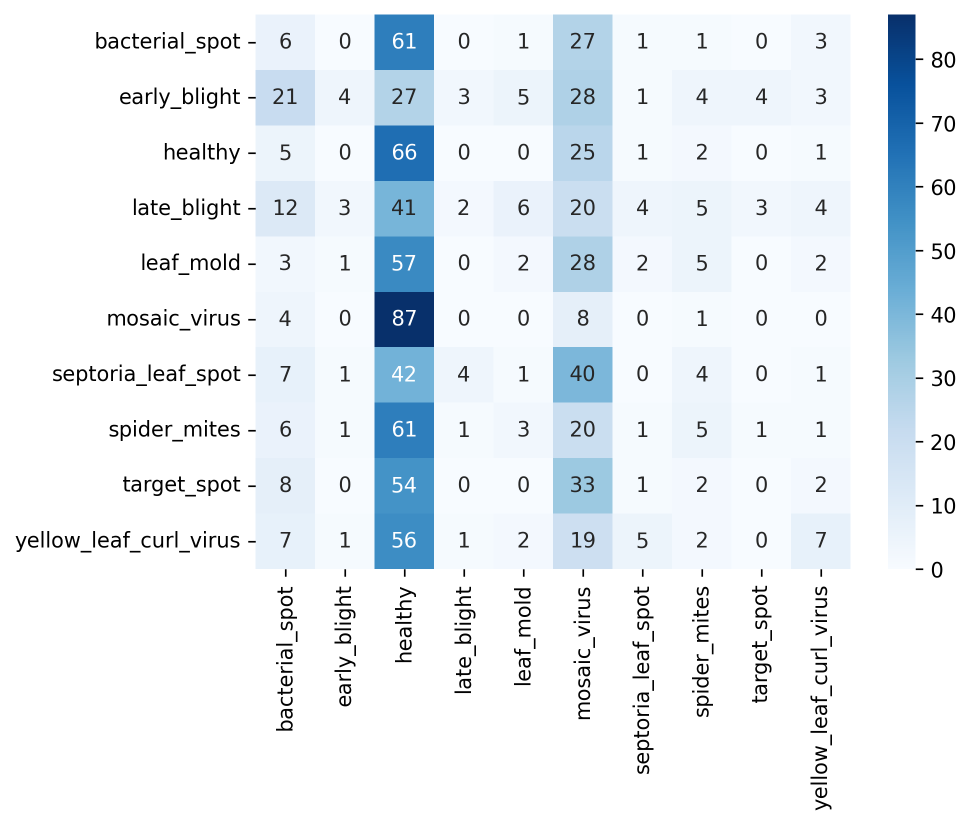
#> input picture results/hog/confusion_matrix_knn.png, 1943 x 1649 px, given as the content of the folder /kaggle/input/tomatoleaf/tomato/train, which was not available (shown at 1/2 size)
$ jupyter execute --allow-errors lbp_hsv.ipynb   (shell and % lines are left out)   (older library calls are emulated)   (text cells are left out)
#> lines starting #> are read from the running program, lines starting #| are printed output that depends on the picture; pictures that were not available may be replaced by others from this repository, and a replacement may not be noted
[cell 1]
import os
from collections import Counter
import pandas as pd
import matplotlib.pyplot as plt
import cv2
from tqdm import tqdm
import random
import matplotlib.gridspec as gridspec
import numpy as np
from skimage.feature import hog, local_binary_pattern
from sklearn.preprocessing import StandardScaler
from sklearn.preprocessing import LabelEncoder
from sklearn.neighbors import KNeighborsClassifier
from sklearn.ensemble import RandomForestClassifier
from sklearn.metrics import accuracy_score
from cuml.ensemble import RandomForestClassifier as cuRF
import cudf  # Thư viện tương tự pandas cho GPU
from sklearn.metrics import accuracy_score, classification_report, confusion_matrix
import itertools
from cuml.svm import SVC as cuSVC
from cuml.ensemble import RandomForestClassifier as cuRF
from cuml.neighbors import KNeighborsClassifier as cuKNN
from cuml.metrics import accuracy_score
from sklearn.metrics import accuracy_score, precision_score, recall_score, f1_score, confusion_matrix, classification_report, ConfusionMatrixDisplay
import gc
import matplotlib.pyplot as plt
import seaborn as sns
from sklearn.svm import SVC
from sklearn.decomposition import KernelPCA
import logging

[cell 2]
class ImageFileLabelExtractor:
    IMAGE_EXTENSIONS = {'.jpg', '.jpeg', '.png', '.bmp', '.gif', '.tiff', '.tif'}

    def __init__(self, root_dir):
        """
        Khởi tạo với thư mục gốc root_dir
        """
        self.root_dir = root_dir

    def is_image_file(self, filename):
        """
        Kiểm tra file có phải file ảnh hay không dựa vào phần mở rộng
        """
        ext = os.path.splitext(filename)[1].lower()
        return ext in self.IMAGE_EXTENSIONS

    def extract(self):
        """
        Duyệt qua tất cả các thư mục con, trả về list các tuple (đường_dẫn_file, nhãn)
        nhãn = tên thư mục chứa file
        Chỉ lấy các file có định dạng ảnh
        """
        data = []
        labels = []
        for dirpath, dirnames, filenames in os.walk(self.root_dir):
            label = os.path.basename(dirpath)
            for file in filenames:
                if self.is_image_file(file):
                    file_path = os.path.join(dirpath, file)
                    data.append(file_path)
                    labels.append(label)

        df = pd.DataFrame({
            'file_path': data,
            'label': labels
        })
        return df

[cell 3]
import cv2
import numpy as np
from typing import List

# [30 lines left out: function denoise_images, not called in this run]

[cell 4]
def load_images_from_df_cv2(df, target_size=(224, 224)):
    """
    df: pandas DataFrame với cột 'file_path' và 'label'

    target_size: Kích thước mới của ảnh sau khi resize (mặc định là (224, 224))

    Trả về:
    - DataFrame chứa các ảnh đã resize và nhãn tương ứng.
    """
    images = []
    labels = []

    for _, row in tqdm(df.iterrows(), total=len(df), desc="Loading and resizing images"):
        try:
            # Load ảnh bằng cv2 (mặc định ảnh dạng BGR)
            img = cv2.imread(row['file_path'], cv2.IMREAD_COLOR)
            if img is None:
                print(f"Warning: Không thể load ảnh {row['file_path']}")
                continue

            # Resize ảnh về kích thước target_size
            img_resized = cv2.resize(img, target_size)

            images.append(img_resized)
            labels.append(row['label'])
        except Exception as e:
            print(f"Error load ảnh {row['file_path']}: {e}")

    # Tạo DataFrame chứa ảnh đã resize và nhãn
    df_resized = pd.DataFrame({
        'image': images,
        'label': labels
    })

    return df_resized

[cell 5]
def edit_labels(df, label_column='label', mapping=None, func=None):
    """
    Chỉnh sửa nhãn trong DataFrame.

    Tham số:
    - df: pandas DataFrame có cột chứa nhãn
    - label_column: tên cột chứa nhãn (mặc định 'label')
    - mapping: dict ánh xạ {nhãn_cũ: nhãn_mới}, nếu có mapping thì dùng để thay nhãn
    - func: hàm nhận vào nhãn cũ trả về nhãn mới (nếu cần chỉnh sửa phức tạp hơn)

    Trả về:
    - DataFrame mới với nhãn đã chỉnh sửa

    Chú ý:
    - Nếu cả mapping và func cùng được truyền vào, sẽ ưu tiên dùng func.
    """

    df_copy = df.copy()

    if func is not None:
        df_copy[label_column] = df_copy[label_column].apply(func)
    elif mapping is not None:
        df_copy[label_column] = df_copy[label_column].map(mapping).fillna(df_copy[label_column])

    return df_copy

[cell 6]
class LabelStats:
    def __init__(self, df):
        """
        data: list các phần tử (ví dụ: đường dẫn file)
        labels: list nhãn tương ứng với data
        """
        self.df = df

    def get_num_classes(self):
        """
        Trả về số lượng lớp (số nhãn duy nhất)
        """
        return self.df['label'].nunique()

    def count_per_class(self):
        """
        Trả về Series thống kê số lượng phần tử của mỗi lớp, index là nhãn
        """
        return self.df['label'].value_counts()

    def summary(self):
        """
        In ra tổng quan về số lớp và số lượng từng lớp
        """
        num_classes = self.get_num_classes()
        counts = self.count_per_class()
        print(f"Tổng số lớp: {num_classes}")
        print("Số lượng mỗi lớp:")
        for label, count in counts.items():
            print(f" - Lớp '{label}': {count} phần tử")

    def plot_class_distribution(self, figsize=(10,6), color='skyblue'):
        counts = self.count_per_class()
        plt.figure(figsize=figsize)
        counts.plot(kind='bar', color=color)
        plt.xlabel('Class Label')
        plt.ylabel('Số lượng ảnh')
        plt.title('Biểu đồ thống kê số lượng ảnh mỗi class')
        plt.xticks(rotation=45)
        plt.tight_layout()
        plt.show()

[cell 7]
import matplotlib.pyplot as plt
import matplotlib.gridspec as gridspec
import random
import numpy as np
from PIL import Image

def plot_images_with_label_column(
    df,
    images_col='image',
    label_col='label',
    samples_per_class=5,
    figsize=(18, 2),
    grayscale=False  # Thêm tham số tùy chọn ảnh xám
):
    classes = df[label_col].unique()
    num_classes = len(classes)

    fig = plt.figure(figsize=(figsize[0], figsize[1]*num_classes))
    gs = gridspec.GridSpec(num_classes, samples_per_class + 1, width_ratios=[3] + [2]*samples_per_class)

    for row_idx, cls in enumerate(classes):
        ax_label = fig.add_subplot(gs[row_idx, 0])
        ax_label.axis('off')
        ax_label.text(0.5, 0.5, cls, fontsize=12, fontweight='bold', ha='center', va='center')

        class_images = df[df[label_col] == cls][images_col].tolist()
        sampled_images = random.sample(class_images, min(samples_per_class, len(class_images)))

        for col_idx in range(samples_per_class):
            ax = fig.add_subplot(gs[row_idx, col_idx + 1])
            ax.axis('off')

            if col_idx < len(sampled_images):
                img = sampled_images[col_idx]

                # Nếu là PIL Image, chuyển sang numpy array
                if isinstance(img, Image.Image):
                    img = np.array(img)

                if isinstance(img, np.ndarray):
                    # Nếu ảnh 3 kênh (color), chuyển BGR->RGB nếu cần
                    if len(img.shape) == 3 and img.shape[2] == 3:
                        img = img[..., ::-1]  # BGR->RGB giả định ảnh OpenCV

                    if grayscale:
                        # Nếu ảnh màu, chuyển sang xám
                        if len(img.shape) == 3:
                            img_gray = np.dot(img[...,:3], [0.2989, 0.5870, 0.1140])
                            ax.imshow(img_gray, cmap='gray')
                        else:
                            ax.imshow(img, cmap='gray')
                    else:
                        # Hiển thị ảnh màu hoặc ảnh xám có sẵn
                        if len(img.shape) == 2:
                            ax.imshow(img, cmap='gray')
                        else:
                            ax.imshow(img)
                else:
                    # Trường hợp khác (list, tensor,...)
                    ax.imshow(img)
            else:
                ax.set_visible(False)

    plt.tight_layout()
    plt.show()

[cell 8]
import cv2
import numpy as np
from typing import List

# [30 lines left out: function denoise_images, not called in this run]

[cell 9]
# [24 lines left out: function flatten_images, not called in this run]

[cell 10]
# [30 lines left out: function extract_sobel_features, not called in this run]

def extract_hsv_histogram(image, bins=(8, 8, 8)):
    """
    Trích xuất histogram màu trong không gian HSV cho ảnh đầu vào.

    Args:
        image (np.ndarray): Ảnh màu (BGR).
        bins (tuple): Số lượng bins cho kênh H, S, V tương ứng.

    Returns:
        np.ndarray: Vector histogram HSV đã chuẩn hóa.
    """
    # Chuyển đổi ảnh từ BGR sang HSV
    hsv_image = cv2.cvtColor(image, cv2.COLOR_BGR2HSV)

    # Tính histogram 3 chiều cho kênh HSV
    hist = cv2.calcHist([hsv_image], channels=[0, 1, 2],
                        mask=None, histSize=bins,
                        ranges=[0, 180, 0, 256, 0, 256])

    # Chuẩn hóa histogram
    hist = cv2.normalize(hist, hist).flatten()

    return hist

# [7 lines left out: function extract_hog_from_image, not called in this run]

def extract_lbp_from_image(image, radius=3, n_points=24):
    """
    Trích xuất LBP từ ảnh chưa flatten (2D hoặc 3D).
    """
    # Chuyển ảnh sang ảnh xám nếu chưa
    gray_image = cv2.cvtColor(image, cv2.COLOR_BGR2GRAY)
    lbp = local_binary_pattern(gray_image, n_points, radius, method='uniform')

    # Trả về histogram của LBP
    lbp_hist, _ = np.histogram(lbp.ravel(), bins=np.arange(0, n_points + 3), range=(0, n_points + 2))
    lbp_hist = lbp_hist.astype('float')
    lbp_hist /= (lbp_hist.sum() + 1e-6)  # chuẩn hóa
    return lbp_hist

def extract_features_from_images(images, features_to_extract=['hog', 'lbp', 'hsv', 'sobel']):
    """
    Trích xuất các đặc trưng từ danh sách ảnh với lựa chọn đặc trưng.

    Args:
        images (list or np.ndarray): Danh sách ảnh.
        features_to_extract (list of str): Danh sách các đặc trưng cần trích xuất.
            Các giá trị hợp lệ: 'hog', 'lbp', 'hsv', 'sobel'.

    Returns:
        tuple hoặc np.ndarray: các mảng numpy tương ứng với đặc trưng được chọn theo thứ tự trong features_to_extract.
    """

    hog_features_list = [] if 'hog' in features_to_extract else None
    lbp_features_list = [] if 'lbp' in features_to_extract else None
    hsv_features_list = [] if 'hsv' in features_to_extract else None
    sobel_features_list = [] if 'sobel' in features_to_extract else None

    for image in tqdm(images, desc="Extracting features from images", total=len(images)):
        if hog_features_list is not None:
            hog_features = extract_hog_from_image(image)
            hog_features_list.append(hog_features)
        if lbp_features_list is not None:
            lbp_features = extract_lbp_from_image(image)
            lbp_features_list.append(lbp_features)
        if hsv_features_list is not None:
            hsv_features = extract_hsv_histogram(image)
            hsv_features_list.append(hsv_features)
        if sobel_features_list is not None:
            sobel_features = extract_sobel_features(image)
            sobel_features_list.append(sobel_features)

    result = []
    for f in features_to_extract:
        if f == 'hog':
            result.append(np.array(hog_features_list))
        elif f == 'lbp':
            result.append(np.array(lbp_features_list))
        elif f == 'hsv':
            result.append(np.array(hsv_features_list))
        elif f == 'sobel':
            result.append(np.array(sobel_features_list))
        else:
            raise ValueError(f"Feature '{f}' không được hỗ trợ.")

    if len(result) == 1:
        return result[0]
    else:
        return tuple(result)

[cell 11]
def flatten_and_normalize_batch(features):
    """
    Làm phẳng và chuẩn hóa batch ảnh (nhiều ảnh trong một numpy array).
    """
    # Làm phẳng từng ảnh trong batch (mỗi ảnh có dạng (height, width, channels))
    flattened_features = features.reshape(features.shape[0], -1)  # Reshape từng ảnh thành vector 1D

    # Chuẩn hóa các đặc trưng cho toàn bộ batch ảnh
    scaler = StandardScaler()
    normalized_features = scaler.fit_transform(flattened_features)  # Chuẩn hóa các đặc trưng của batch ảnh

    return normalized_features

[cell 12]
# [110 lines left out: function manual_hyperparameter_tuning_cuml_with_tqdm, not called in this run]

[cell 13]
# [36 lines left out: function initialize_best_model, not called in this run]

[cell 14]
class ClassificationEvaluator:
    # [13 lines left out: function __init__, not called in this run]

    def accuracy(self):
        return accuracy_score(self.y_true, self.y_pred)

    def precision(self):
        return precision_score(self.y_true, self.y_pred, average=self.average, zero_division=0)

    def recall(self):
        return recall_score(self.y_true, self.y_pred, average=self.average, zero_division=0)

    def f1(self):
        return f1_score(self.y_true, self.y_pred, average=self.average, zero_division=0)

    def confusion_matrix(self):
        cm = confusion_matrix(self.y_true, self.y_pred)
        return cm

    # [23 lines left out: functions classification_report, summary, not called in this run]

[cell 15]
# [8 lines left out: function log_model_details, not called in this run]

[cell 16]
class utils:
    # [54 lines left out: functions save_array, load_array, save_arrays_compressed, load_arrays_compressed, not called in this run]

[cell 17]
import os
import matplotlib.pyplot as plt

class FalsePredictionVisualizer:
    # [4 lines left out: function __init__, not called in this run]

    def get_false_predictions(self):
        return [i for i in range(len(self.y_true)) if self.y_true[i] != self.y_pred[i]]

    # [46 lines left out: functions display_false_predictions, save_false_predictions_plot, not called in this run]

[cell 18]
class LoggerManager:
    # [27 lines left out: functions __init__, _setup_logger, not called in this run]

    def get_logger(self) -> logging.Logger:
        return self.logger

    # [5 lines left out: function clear_log, not called in this run]

[cell 19]
from kaggle_secrets import UserSecretsClient
#> (the rest of this cell did not finish here and is left out)

[cell 20]
train_root_folder = "/kaggle/input/tomatoleaf/tomato/train"
train_extractor = ImageFileLabelExtractor(train_root_folder)
train_path_df = train_extractor.extract()

val_root_folder = "/kaggle/input/tomatoleaf/tomato/val"
val_extractor = ImageFileLabelExtractor(val_root_folder)
val_path_df = val_extractor.extract()

train_path_df.head()
val_path_df.head()

[cell 21]
train_data_df = load_images_from_df_cv2(train_path_df)
#> in load_images_from_df_cv2, img is the input picture: shape (1649, 1943, 3); mean B, G, R 244.1, 238.7, 232
#> in load_images_from_df_cv2, `img_resized = cv2.resize(img, target_size)`:
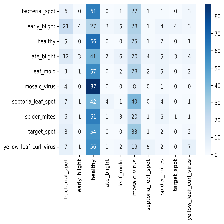
#> img_resized: shape (224, 224, 3); mean B, G, R 244, 238.6, 231.8
#> in load_images_from_df_cv2, `df_resized = pd.DataFrame({ 'image': images, 'label': labels })`: df_resized = table of 1 rows and 2 columns
#> train_data_df = table of 1 rows and 2 columns
val_data_df = load_images_from_df_cv2(val_path_df)
#> val_data_df = table of 1 rows and 2 columns

train_data_df.head()
val_data_df.head()
#> Out = table of 1 rows and 2 columns

[cell 22]
mapping = {
    'Tomato___Late_blight': 'late_blight',
     'Tomato___healthy': 'healthy',
     'Tomato___Early_blight': 'early_blight',
     'Tomato___Septoria_leaf_spot': 'septoria_leaf_spot',
     'Tomato___Tomato_Yellow_Leaf_Curl_Virus': 'yellow_leaf_curl_virus',
     'Tomato___Bacterial_spot': 'bacterial_spot',
     'Tomato___Target_Spot': 'target_spot',
     'Tomato___Tomato_mosaic_virus': 'mosaic_virus',
     'Tomato___Leaf_Mold': 'leaf_mold',
     'Tomato___Spider_mites Two-spotted_spider_mite': 'spider_mites'
}

train_data_df = edit_labels(train_data_df, mapping=mapping)
val_data_df = edit_labels(val_data_df, mapping=mapping)

print(train_data_df['label'].unique())
#| ['_only']
print(val_data_df['label'].unique())
#| ['_only']

[cell 23]
stats = LabelStats(train_data_df)
stats.summary()
stats.plot_class_distribution()
#> in plot_class_distribution, `plt.show()`:
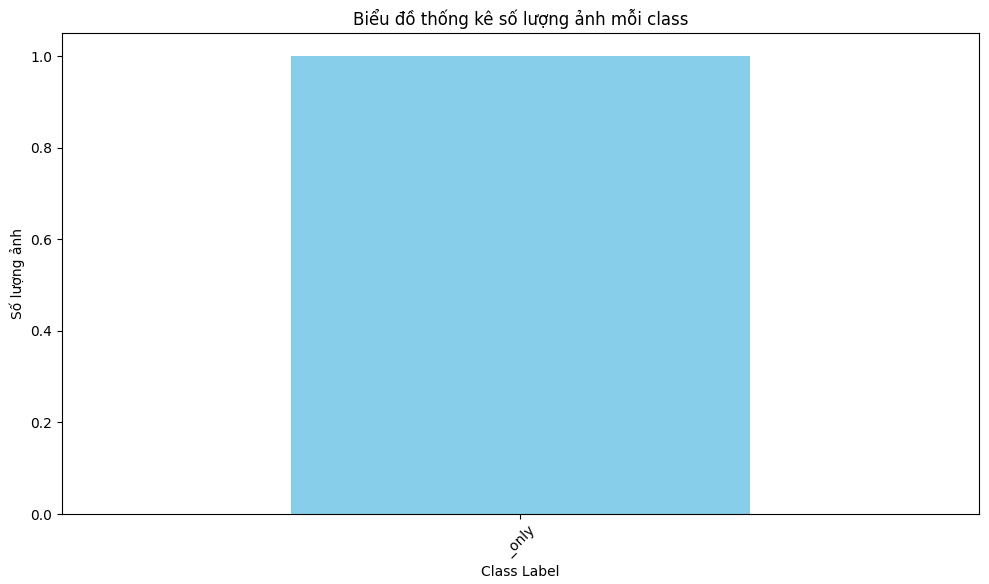
#> figure drawn by matplotlib, 1 panel

[cell 24]
plot_images_with_label_column(train_data_df, grayscale=True)
#> in plot_images_with_label_column, `plt.show()`:
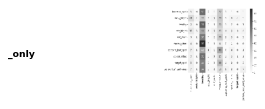
#> figure drawn by matplotlib, 1 panel

[cell 25]
X_train, y_train = train_data_df['image'].tolist(), train_data_df['label'].tolist()
#> y_train = ['_only']
X_val, y_val = val_data_df['image'].tolist(), val_data_df['label'].tolist()
#> y_val = ['_only']

[cell 26]
encoder = LabelEncoder()
y_train_encoded = encoder.fit_transform(y_train)
#> y_train_encoded = [0]
y_val_encoded = encoder.transform(y_val)
#> y_val_encoded = [0]

[cell 27]
train_features_orig = extract_features_from_images(X_train, features_to_extract=['lbp', 'hsv'])
#> the loop in extract_features_from_images, `for image in tqdm(images, desc="Extracting features from images", tota..` made 1 pass
#> pass 1, in extract_lbp_from_image, `gray_image = cv2.cvtColor(image, cv2.COLOR_BGR2GRAY)`:
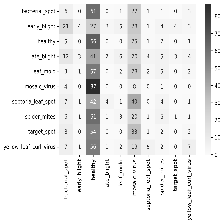
#> gray_image: shape (224, 224); min 0, max 255, mean 237.2
#> pass 1, in extract_lbp_from_image, `lbp = local_binary_pattern(gray_image, n_points, radius, method='unifo..`:
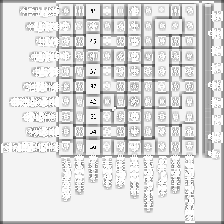
#> lbp: shape (224, 224) float64; min 0, max 25, mean 21.5; drawn with min black and max white
#> after the loop in extract_features_from_images, `for image in tqdm(images, desc="Extracting features from images", tota..`: hsv_features_list = 1 item
#> after the loop in extract_features_from_images, `for f in features_to_extract:`: result = 2 items
val_features_orig = extract_features_from_images(X_val, features_to_extract=['lbp', 'hsv'])
#> the loop in extract_features_from_images (call 2), `for image in tqdm(images, desc="Extracting features from images", tota..` made 1 pass
# train_hog_features, train_lbp_features, train_hsv_features = extract_features_from_images(X_train)
# val_hog_feature, val_lbp_features, val_hsv_features = extract_features_from_images(X_val)

[cell 28]
train_combined_features = np.hstack(train_features_orig)
val_combined_features = np.hstack(val_features_orig)

[cell 29]
train_features = flatten_and_normalize_batch(train_combined_features)
val_features = flatten_and_normalize_batch(val_combined_features)

[cell 30]
train_features

#> (a cell that did not finish here is left out)

#> (a cell that did not finish here is left out)

#> (a cell that did not finish here is left out)

#> (a cell that did not finish here is left out)

#> (a cell that did not finish here is left out)

#> (a cell that did not finish here is left out)

#> (a cell that did not finish here is left out)

#> (a cell that did not finish here is left out)

[cell 39]
confusion_matrix

#> (a cell that did not finish here is left out)

[cell 41]
images = val_data_df['image'].tolist()
#> images = 1 item
y_true = y_val
#> y_true = ['_only']
#> (the rest of this cell did not finish here and is left out)

$ run again, on bilateral_filter_lbp_hsv/confusion_matrix.png
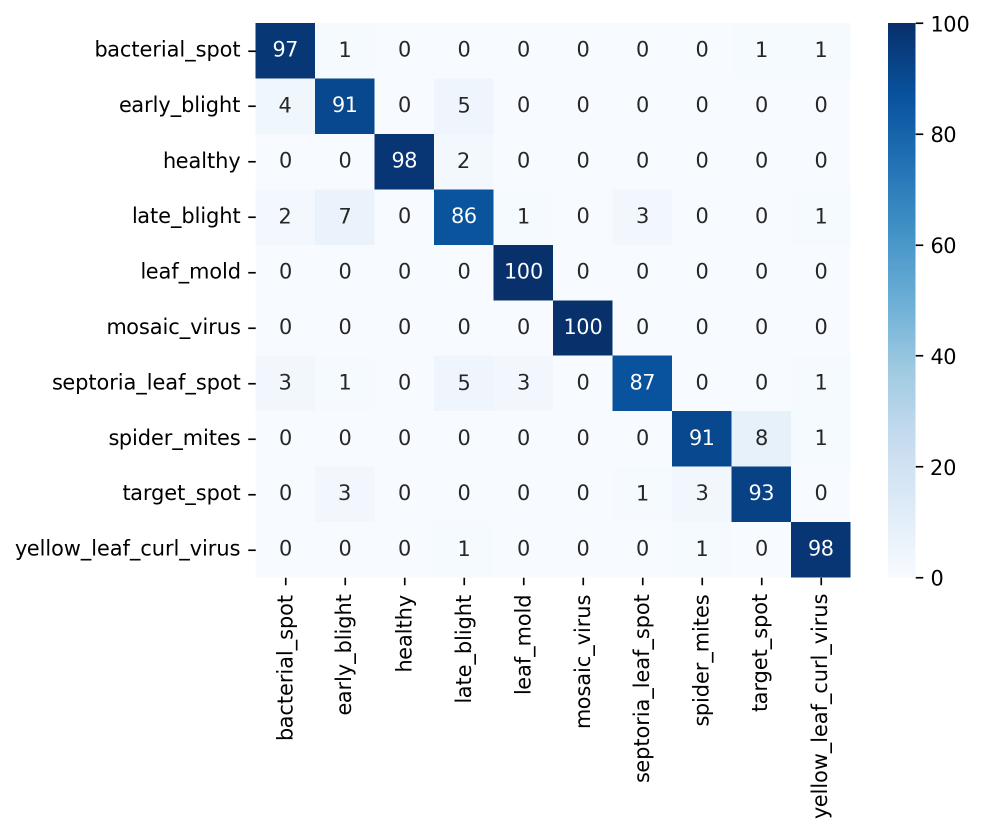
#> input picture bilateral_filter_lbp_hsv/confusion_matrix.png, 1969 x 1666 px, given as the content of the folder /kaggle/input/tomatoleaf/tomato/train, which was not available (shown at 1/2 size)
#> in load_images_from_df_cv2, img is the input picture: shape (1666, 1969, 3); mean B, G, R 243.5, 238.6, 234
#> df_resized = table of 1 rows and 2 columns
#| ['_only']
#| ['_only']
#> in plot_images_with_label_column, `plt.show()`:
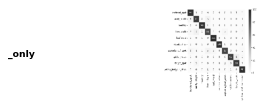
#> figure drawn by matplotlib, 1 panel
#> y_train = ['_only']
#> y_train_encoded = [0]
#> the loop in extract_features_from_images, `for image in tqdm(images, desc="Extracting features from images", tota..` made 1 pass
#> pass 1, in extract_lbp_from_image, `lbp = local_binary_pattern(gray_image, n_points, radius, method='unifo..`:
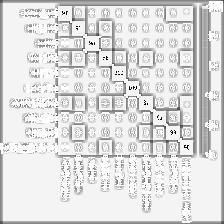
#> lbp: shape (224, 224) float64; min 0, max 25, mean 21.7; drawn with min black and max white
#> after the loop in extract_features_from_images, `for image in tqdm(images, desc="Extracting features from images", tota..`: hsv_features_list = 1 item
#> after the loop in extract_features_from_images, `for f in features_to_extract:`: result = 2 items
#> the loop in extract_features_from_images (call 2), `for image in tqdm(images, desc="Extracting features from images", tota..` made 1 pass
#> images = 1 item
#> y_true = ['_only']
